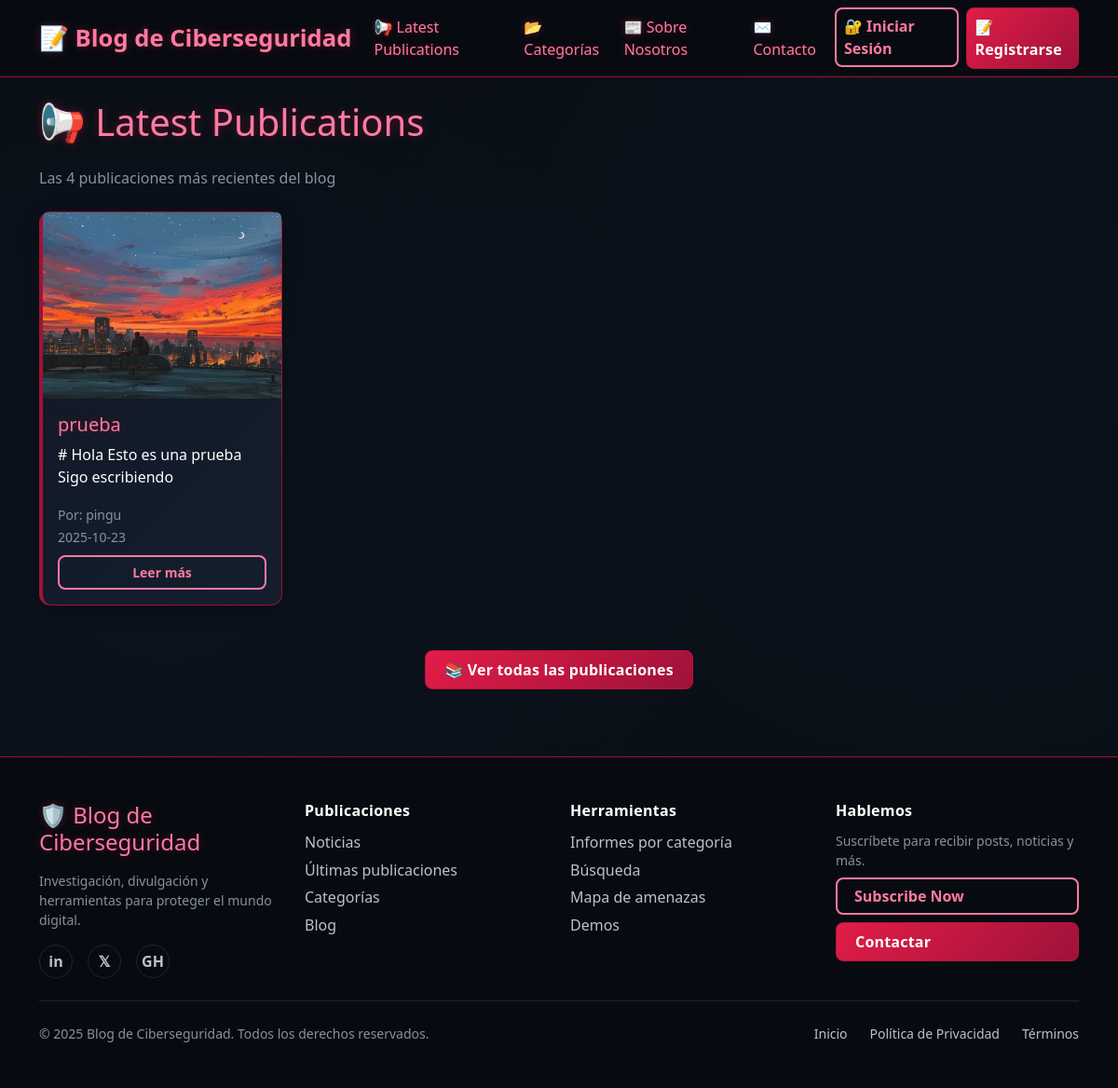
The app's page /latest-publications with its own data.
### tables this page shows
CREATE TABLE posts (
                id INTEGER PRIMARY KEY AUTOINCREMENT,
                title TEXT NOT NULL,
                content TEXT NOT NULL,
                author TEXT NOT NULL,
                category TEXT NOT NULL,
                image TEXT NOT NULL,
                date_created TIMESTAMP DEFAULT CURRENT_TIMESTAMP,
                FOREIGN KEY (author) REFERENCES users (username)
            );

### app.py (the view)
@app.route('/latest-publications')
def latest_publications():
    with get_db_connection() as conn:
        posts = conn.execute('''
            SELECT * FROM posts
            ORDER BY date_created DESC
            LIMIT 4
        ''').fetchall()
        posts_list = []
        for post in posts:
            posts_list.append({
                'id': post['id'],
                'title': post['title'],
                'content': post['content'],
                'author': post['author'],
                'category': post['category'],
                'image': post['image'],
                'date_created': post['date_created']
            })
        return render_template('latest_publications.html', posts=posts_list)

### app.py (called while the page is built)
@contextmanager
def get_db_connection():
    conn = sqlite3.connect(app.config['DATABASE'])
    conn.row_factory = sqlite3.Row
    try:
        yield conn
    finally:
        conn.close()

### templates/latest_publications.html (shortened to what this page needs)
{% extends "base.html" %}
{% block content %}
<div class="row">
    <div class="col-12">
        <h1 class="text-red-glow mb-4">📢 Latest Publications</h1>
        <p class="text-muted-red mb-4">Las 4 publicaciones más recientes del blog</p>
    </div>
</div>
<div class="row">
    {% for post in posts %}
    <div class="col-md-6 col-lg-3 mb-4">
        <div class="card bg-dark-custom border-red-custom h-100 post-card">
            {% if post.image %}
            <img src="{{ url_for('uploaded_file', filename=post.image) }}"
                 class="card-img-top post-image"
                 alt="{{ post.title }}"
                 style="height: 200px; object-fit: cover;">
            {% else %}
            <div class="card-img-top bg-secondary d-flex align-items-center justify-content-center"
                 style="height: 200px;">
                <span class="text-muted">No image</span>
            </div>
            {% endif %}
            <div class="card-body d-flex flex-column">
                <h5 class="card-title text-red-glow">{{ post.title }}</h5>
                <p class="card-text text-white flex-grow-1">
                    {{ post.content[:100] }}{% if post.content|length > 100 %}...{% endif %}
                </p>
                <div class="mt-auto">
                    <small class="text-muted-red">Por: {{ post.author }}</small><br>
                    <small class="text-muted-red">{{ post.date_created[:10] }}</small>
                    <a href="{{ url_for('view_post', post_id=post.id) }}"
                       class="btn btn-red-outline btn-sm mt-2 w-100">
                        Leer más
                    </a>
                </div>
            </div>
        </div>
    </div>
    {% endfor %}
</div>
<div class="row mt-4">
    <div class="col-12 text-center">
        <a href="{{ url_for('home') }}" class="btn btn-red-solid">
            📚 Ver todas las publicaciones
        </a>
    </div>
</div>
{% endblock %}

### static/style.css (style rules this page uses)
html, body { height: 100%; margin: 0; }
*, *::before, *::after { box-sizing: border-box; }
body.dark-theme { display: flex; flex-direction: column; min-height: 100vh; }
:root { --dark-bg: #0a0f16; --darker-bg: #070b11; --dark-card: #111826; --dark-border: #1d2635; --red-primary: #e11d48; --red-dark: #be123c; --red-darker: #9f1239; --red-glow: #ff7aa2; --red-shadow: rgba(225, 29, 72, 0.35); --text-primary: #ffffff; --text-secondary: #b9c2d0; --text-muted: #8691a3; --text-on-brand: #ffffff; --text-link: #8bb9ff; --text-link-hover: #bcd6ff; --focus-ring: rgba(255, 122, 162, 0.55); --focus-ring-strong: rgba(255, 122, 162, 0.75); --overlay-strong: rgba(10, 15, 24, 0.85); --overlay-stronger: rgba(10, 15, 24, 0.92); }
body.dark-theme { background-color: var(--dark-bg); color: var(--text-primary); font-family: 'Segoe UI', Tahoma, Geneva, Verdana, sans-serif; background-image: radial-gradient(circle at 15% 50%, rgba(30, 90, 200, 0.05) 0%, transparent 50%), radial-gradient(circle at 85% 30%, rgba(30, 90, 200, 0.04) 0%, transparent 50%); min-height: 100vh; }
a { color: var(--text-link); text-decoration: none; }
.bg-dark-custom { background-color: var(--darker-bg) !important; backdrop-filter: blur(10px); }
.border-red-custom { border-color: var(--red-darker) !important; }
.btn-red-solid { background: linear-gradient(135deg, var(--red-primary), var(--red-darker)); border: 1px solid var(--red-dark); color: var(--text-on-brand) !important; border-radius: 8px; padding: 8px 20px; transition: all 0.3s ease; text-decoration: none; display: inline-block; font-weight: 600; letter-spacing: .2px; }
.btn-red-outline { border: 2px solid var(--red-glow); color: var(--red-glow) !important; border-radius: 8px; padding: 6px 18px; transition: all 0.3s ease; text-decoration: none; display: inline-block; font-weight: 600; background: transparent; }
.card { background-color: var(--dark-card); border: 1px solid var(--dark-border); border-radius: 12px; box-shadow: 0 4px 20px rgba(0, 0, 0, 0.3); transition: all 0.3s ease; color: var(--text-primary); }
.post-card { border-left: 4px solid var(--red-primary); background: linear-gradient(135deg, var(--dark-card), #141e2d); }
.text-red-glow { color: var(--red-glow) !important; text-shadow: 0 0 10px var(--red-shadow); }
.text-muted-red { color: var(--text-muted) !important; }

### records on screen
posts: image (picture), title "prueba", content "# Hola Esto es una prueba Sigo escribiendo", author "pingu", date_created "2025-10-23"
